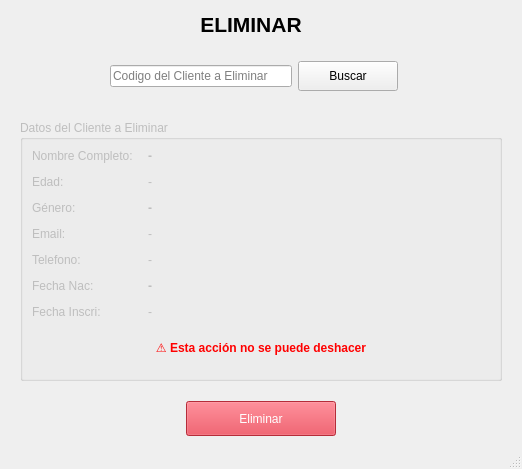
<?xml version="1.0" encoding="UTF-8"?>
<ui version="4.0">
 <class>MainWindow</class>
 <widget class="QMainWindow" name="MainWindow">
  <property name="geometry">
   <rect>
    <x>0</x>
    <y>0</y>
    <width>522</width>
    <height>469</height>
   </rect>
  </property>
  <property name="windowTitle">
   <string>ELIMINAR CLIENTES</string>
  </property>
  <widget class="QWidget" name="centralwidget">
   <widget class="QLabel" name="lblTitulo">
    <property name="geometry">
     <rect>
      <x>10</x>
      <y>10</y>
      <width>482</width>
      <height>28</height>
     </rect>
    </property>
    <property name="font">
     <font>
      <pointsize>16</pointsize>
      <bold>true</bold>
     </font>
    </property>
    <property name="text">
     <string>ELIMINAR</string>
    </property>
    <property name="alignment">
     <set>Qt::AlignmentFlag::AlignCenter</set>
    </property>
   </widget>
   <widget class="QWidget" name="layoutWidget">
    <property name="geometry">
     <rect>
      <x>110</x>
      <y>60</y>
      <width>288</width>
      <height>32</height>
     </rect>
    </property>
    <layout class="QHBoxLayout" name="horizontalLayout_buscar">
     <item>
      <widget class="QLineEdit" name="txtBuscarMatricula">
       <property name="placeholderText">
        <string>Codigo del Cliente a Eliminar</string>
       </property>
      </widget>
     </item>
     <item>
      <widget class="QPushButton" name="btnBuscar">
       <property name="minimumSize">
        <size>
         <width>100</width>
         <height>30</height>
        </size>
       </property>
       <property name="text">
        <string>Buscar</string>
       </property>
      </widget>
     </item>
    </layout>
   </widget>
   <widget class="QGroupBox" name="groupDatos">
    <property name="enabled">
     <bool>false</bool>
    </property>
    <property name="geometry">
     <rect>
      <x>20</x>
      <y>120</y>
      <width>482</width>
      <height>261</height>
     </rect>
    </property>
    <property name="title">
     <string>Datos del Cliente a Eliminar</string>
    </property>
    <layout class="QVBoxLayout" name="verticalLayout_2">
     <item>
      <layout class="QFormLayout" name="formLayout">
       <property name="horizontalSpacing">
        <number>15</number>
       </property>
       <property name="verticalSpacing">
        <number>12</number>
       </property>
       <item row="0" column="0">
        <widget class="QLabel" name="lblNombre">
         <property name="text">
          <string>Nombre Completo:</string>
         </property>
        </widget>
       </item>
       <item row="0" column="1">
        <widget class="QLabel" name="lblNombreValue">
         <property name="styleSheet">
          <string notr="true">font-weight: bold;</string>
         </property>
         <property name="text">
          <string>-</string>
         </property>
        </widget>
       </item>
       <item row="2" column="0">
        <widget class="QLabel" name="lblGenero">
         <property name="text">
          <string>Género:</string>
         </property>
        </widget>
       </item>
       <item row="2" column="1">
        <widget class="QLabel" name="lblGeneroValue">
         <property name="styleSheet">
          <string notr="true">font-weight: bold;</string>
         </property>
         <property name="text">
          <string>-</string>
         </property>
        </widget>
       </item>
       <item row="5" column="0">
        <widget class="QLabel" name="lblFechaNac">
         <property name="text">
          <string>Fecha Nac:</string>
         </property>
        </widget>
       </item>
       <item row="5" column="1">
        <widget class="QLabel" name="lblFechaNacValue">
         <property name="styleSheet">
          <string notr="true">font-weight: bold;</string>
         </property>
         <property name="text">
          <string>-</string>
         </property>
        </widget>
       </item>
       <item row="1" column="0">
        <widget class="QLabel" name="label">
         <property name="text">
          <string>Edad:</string>
         </property>
        </widget>
       </item>
       <item row="1" column="1">
        <widget class="QLabel" name="label_2">
         <property name="text">
          <string>-</string>
         </property>
        </widget>
       </item>
       <item row="3" column="0">
        <widget class="QLabel" name="label_3">
         <property name="text">
          <string>Email:</string>
         </property>
        </widget>
       </item>
       <item row="3" column="1">
        <widget class="QLabel" name="label_4">
         <property name="text">
          <string>-</string>
         </property>
        </widget>
       </item>
       <item row="4" column="0">
        <widget class="QLabel" name="label_5">
         <property name="text">
          <string>Telefono:</string>
         </property>
        </widget>
       </item>
       <item row="4" column="1">
        <widget class="QLabel" name="label_6">
         <property name="text">
          <string>-</string>
         </property>
        </widget>
       </item>
       <item row="6" column="0">
        <widget class="QLabel" name="label_7">
         <property name="text">
          <string>Fecha Inscri:</string>
         </property>
        </widget>
       </item>
       <item row="6" column="1">
        <widget class="QLabel" name="label_8">
         <property name="text">
          <string>-</string>
         </property>
        </widget>
       </item>
      </layout>
     </item>
     <item>
      <widget class="QLabel" name="lblAdvertencia">
       <property name="styleSheet">
        <string notr="true">color: red; font-weight: bold;</string>
       </property>
       <property name="text">
        <string>⚠️ Esta acción no se puede deshacer</string>
       </property>
       <property name="alignment">
        <set>Qt::AlignmentFlag::AlignCenter</set>
       </property>
      </widget>
     </item>
    </layout>
   </widget>
   <widget class="QWidget" name="layoutWidget_2">
    <property name="geometry">
     <rect>
      <x>20</x>
      <y>400</y>
      <width>481</width>
      <height>37</height>
     </rect>
    </property>
    <layout class="QHBoxLayout" name="horizontalLayout_2">
     <item>
      <spacer name="horizontalSpacer_2">
       <property name="orientation">
        <enum>Qt::Orientation::Horizontal</enum>
       </property>
       <property name="sizeHint" stdset="0">
        <size>
         <width>40</width>
         <height>20</height>
        </size>
       </property>
      </spacer>
     </item>
     <item>
      <widget class="QPushButton" name="btnEliminar">
       <property name="enabled">
        <bool>false</bool>
       </property>
       <property name="minimumSize">
        <size>
         <width>150</width>
         <height>35</height>
        </size>
       </property>
       <property name="styleSheet">
        <string notr="true">background-color: #dc3545; color: white;</string>
       </property>
       <property name="text">
        <string>Eliminar</string>
       </property>
      </widget>
     </item>
     <item>
      <spacer name="horizontalSpacer_3">
       <property name="orientation">
        <enum>Qt::Orientation::Horizontal</enum>
       </property>
       <property name="sizeHint" stdset="0">
        <size>
         <width>40</width>
         <height>20</height>
        </size>
       </property>
      </spacer>
     </item>
    </layout>
   </widget>
  </widget>
  <widget class="QStatusBar" name="statusbar"/>
 </widget>
 <resources/>
 <connections/>
</ui>
